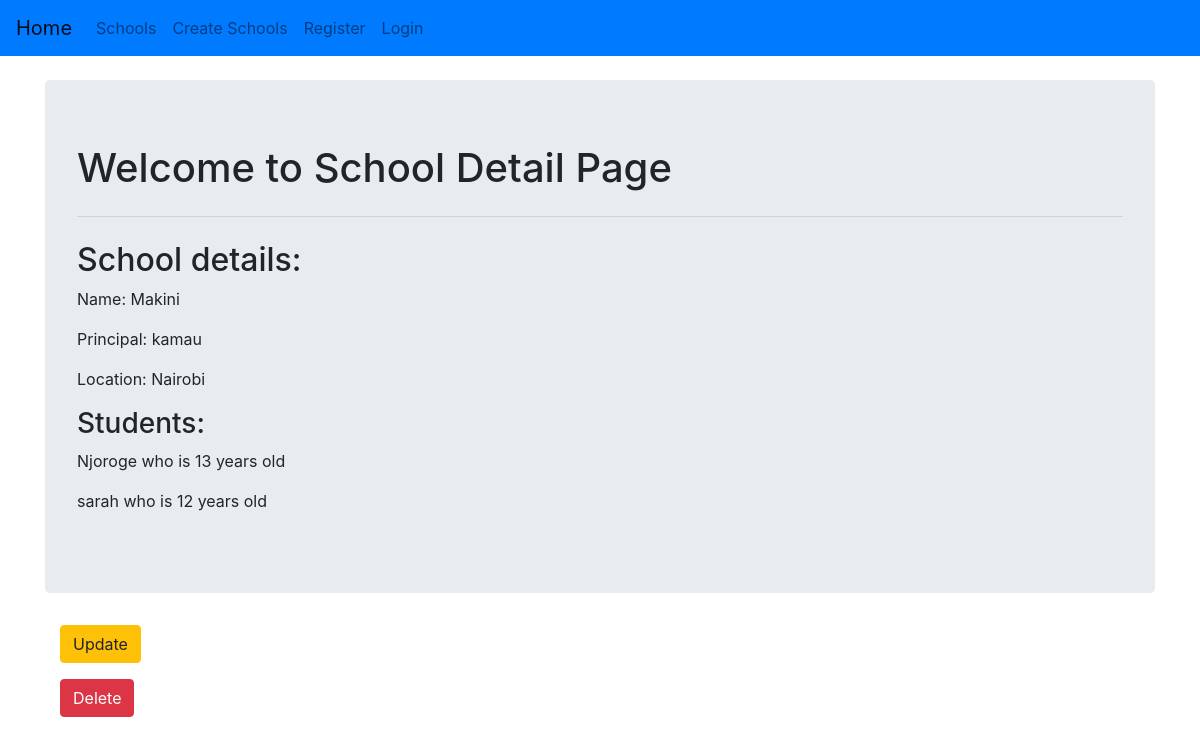
/2, run on the app's committed database.
### cbvs/models.py (models this page shows, shortened)
class School(models.Model):
    name = models.CharField(max_length=256)
    principal = models.CharField(max_length=256)
    location = models.CharField(max_length=256)

class Student(models.Model):
    name = models.CharField(max_length=256)
    age = models.PositiveIntegerField()
    school = models.ForeignKey(School, related_name='students', on_delete=models.CASCADE)

### cbvs/views.py (the view)
# urls.py: path('<int:pk>', views.SchoolDetailView.as_view(), name='detail'),
class SchoolDetailView(DetailView):
    context_object_name = 'school_detail'
    model = models.School
    template_name = 'school_detail.html'

### cbvs/templates/school_detail.html
{% extends 'base.html' %}
{% block content %}
<br>
<div class="jumbotron">
  <h1>Welcome to School Detail Page</h1>
  <hr class="my-4">
    <h2>School details: </h2>
  <p>Name: {{ school_detail.name }}</p>
     <p>Principal: {{ school_detail.principal }}</p>
    <p>Location: {{ school_detail.location }}</p>
    <h3>Students:</h3>
  {% for student in school_detail.students.all %}
  <p>{{student.name }} who is {{ student.age }} years old</p>
  {% endfor %}
</div>
<div class="container">
  <p><a class="btn btn-warning" href="{% url 'update' pk=school_detail.pk %}">Update</a></p>
</div>
<div class="container">
  <p><a class="btn btn-danger" href="{% url 'delete' pk=school_detail.pk %}">Delete</a></p>
</div>
{% endblock %}

### data on the page
School: name "Makini", principal "kamau", location "Nairobi"
Student: name "Njoroge", age "13"
Student: name "sarah", age "12"
